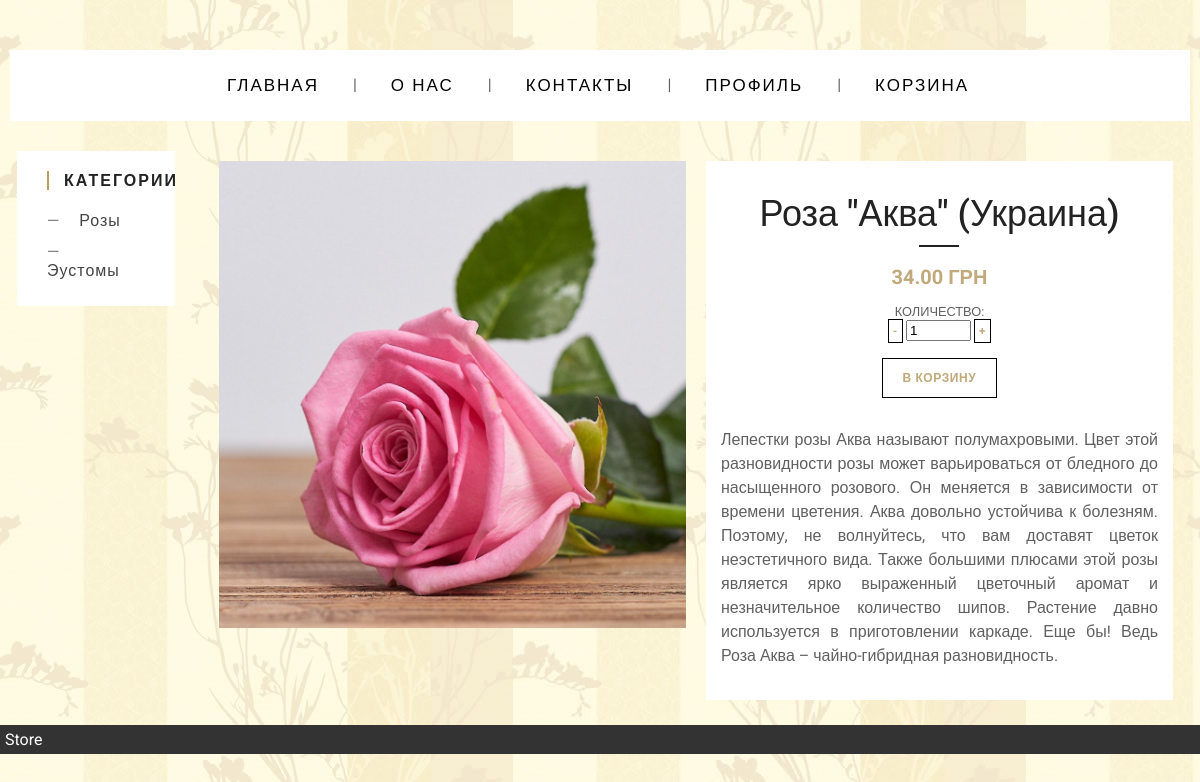
/product_detail/akva, run on the app's committed database.
### main/models.py (models this page shows, shortened)
class Category(models.Model):
    category_title = models.CharField(max_length=50)
    slug = models.SlugField(null=True)

class Image(models.Model):
    image = models.ImageField(upload_to='images/')
    product_title = models.CharField(max_length=100)

class Product(models.Model):
    product_title = models.CharField(max_length=100)
    price = models.DecimalField(max_digits=10, decimal_places=2)
    description = models.TextField()
    slug = models.SlugField(null=True)
    image = models.ManyToManyField(Image)
    category = models.ForeignKey(Category, null=True, on_delete=models.CASCADE)

### main/views.py (the view)
# urls.py: path('product_detail/<slug:slug>', views.product_detail, name='product_detail'),
def product_detail(request, slug):  # shows details about chosen product
    product = get_object_or_404(Product, slug=slug)
    categories = Category.objects.all()
    context = {'product': product,
               'categories': categories,
               }
    return render(request, 'main/product_detail.html', context)

### main/templates/main/product_detail.html (shortened to what this page needs)
{% extends 'main/index.html'%}
{% load static %}
{% block content %}
<link rel="stylesheet" href="https://cdnjs.cloudflare.com/ajax/libs/font-awesome/4.4.0/css/font-awesome.css">
<link rel="stylesheet" href="{% static 'css/slider.css' %}" type="text/css" media="screen">
<link rel="stylesheet" href="{% static 'css/product_detail.css' %}" type="text/css" media="screen">
<link rel="stylesheet" href="{% static 'css/button_cart.css' %}" type="text/css" media="screen">
<div class="row">
  <div class="column">
    <ul class="bxslider">
        {% for img in product.image.all %}
        <li><img src="{{img.image.url}}"/></li>
        {% endfor %}
</ul>
  </div>
  <div class="column">
  <div class="container">
    <div class="post">
        <div class="post-header">
            <h1>{{product.product_title}}</h1>
            <div class="post-meta">
                <span class="product-price">{{product.price}} грн</span>
                <br><br>
                <span>Количество: </span>
                <div class="number">
                    <span class="minus button-3" style="padding: 4px;">-</span>
                    <input class="amount-input-js" name="amount" type="text" value="1" size="5"/>
                    <span class="plus button-3" style="padding: 4px;">+</span>
                </div>
                <br>
                <button id="cart" data-product="{{product.id}}" data-action="add"
                        class="button-3 update-cart">В корзину</button>
            </div>
        </div>
        <div class="post-content">
            <p>
                {{product.description}}
            </p>
        </div>
    </div>
</div>
  </div>
</div>
{% endblock %}

### main/templates/main/sidebar.html (shortened to what this page needs)
{% load static %}
<link rel="stylesheet" href="{% static 'css/sidebar.css' %}" type="text/css" media="screen">
<div class="widget">
  <h3 class="widget-title">Категории</h3>
{% for category in categories %}
  <ul class="widget-list">
    <li><a href="{% url 'category_product_list' category.slug %}"> {{category.category_title}} </a></li>
  </ul>
{% endfor %}
</div>

### static/css/base.css (style rules this page uses)
body { font-family: 'Roboto', sans-serif; margin: 0; }
h1 { font-size: 36px; margin: 0; color: #fc6; }

### static/css/sidebar.css (style rules this page uses)
* { box-sizing: border-box; margin: 0; }
.widget { padding: 20px 30px; background: white; font-family: 'Roboto', sans-serif; }
.widget-title { text-transform: uppercase; letter-spacing: 2px; color: #222; font-size: 16px; padding-left: 15px; margin-bottom: 15px; border-left: 2px solid #b99d61; }
.widget-list { padding: 0; list-style: none; }
.widget-list a:before { content: "\2014"; margin-right: 14px; }
.widget-list a { text-decoration: none; outline: none; display: block; padding: 6px 0; letter-spacing: 1px; font-weight: 300; color: #444; transition: .3s linear; }

### static/css/slider.css (style rules this page uses)
* { box-sizing: border-box; }
ul { margin: 0; padding: 0; list-style: none; }
.bx-wrapper img { width: 100%; max-width: 100%; display: block; }

### static/css/product_detail.css (style rules this page uses)
* { box-sizing: border-box; }
.column { float: left; width: 50%; padding: 10px; }
.row:after { content: ""; display: table; clear: both; }
body { font-family: 'Roboto', sans-serif; color: #606060; font-size: 14px; }
.container { padding: 0 15px; background: white; }
.post { padding: 2em 0 1em; }
.post h1 { color: #222; font-weight: 500; margin-bottom: 30px; }
.post-header { text-align: center; }
.post-meta { margin-bottom: 30px; display: inline-block; position: relative; text-transform: uppercase; font-size: .8em; }
.post-meta:before { content: ""; position: absolute; top: -20px; left: 50%; transform: translateX(-50%); width: 40px; height: 2px; background: #222; }
p { line-height: 1.5; margin-bottom: 1em; text-align: justify; }
@media (min-width: 768px) { body { font-size: 16px; } }
.product-price { font-size: 20px; color: #c0a97a; font-weight: 700; }

### static/css/button_cart.css (style rules this page uses)
.button-3 { display: inline-flex; align-items: center; font-size: 12px; letter-spacing: .05em; font-weight: 600; text-transform: uppercase; padding: 12px 20px; font-family: 'Roboto', sans-serif; color: #c0a97a; background: white; border: 1px solid black; cursor: pointer; transition: .3s linear; }
.button-3:after { font-family: Linearicons-Free; speak: none; font-style: normal; font-weight: 400; font-variant: normal; text-transform: none; line-height: 1; -webkit-font-smoothing: antialiased; -moz-osx-font-smoothing: grayscale; font-size: 16px; margin-left: 30px; padding-left: 20px; border-left: 1px solid black; }

### data on the page
Category: category_title "Розы"
Category: category_title "Эустомы"
Image: image (picture)
Product: product_title "Роза \"Аква\" (Украина)", price "34.00", description "Лепестки розы Аква называют полумахровыми. Цвет этой разновидности розы может варьироваться от бледного до насыщенного розового. Он меняется в зависимости от времени цветения. Аква довольно устойчива к болезням. Поэтому, не волнуйтесь, что вам доставят цветок неэстетичного вида. Также большими плюсами этой розы является ярко выраженный цветочный аромат и незначительное количество шипов. Растение давно используется в приготовлении каркаде. Еще бы! Ведь Роза Аква – чайно-гибридная разновидность."
